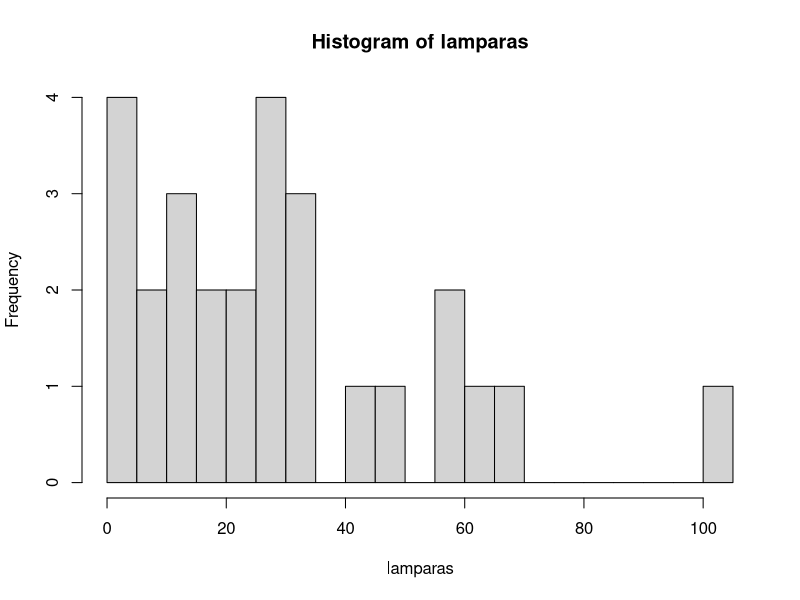
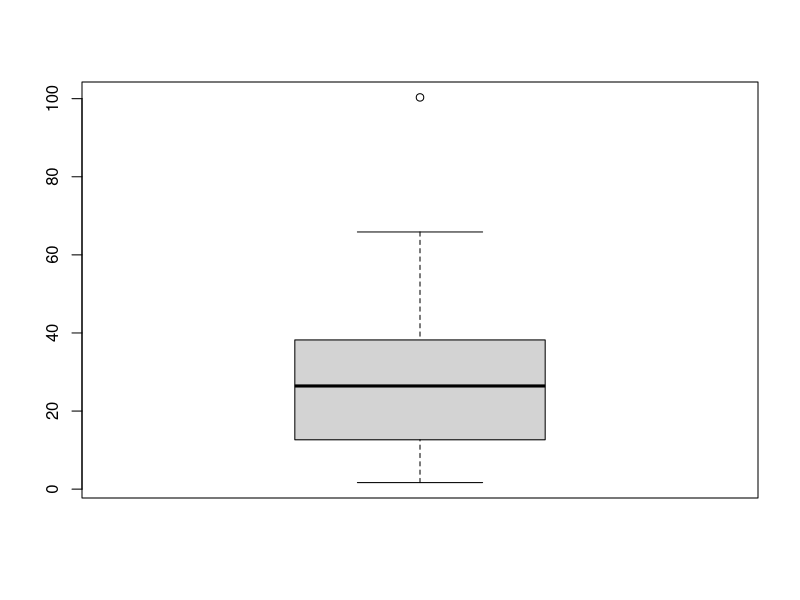

Recreate these plots in R, in order.
#2
help(read)
lamparas <- scan("lamparas.txt")
lamparas
#a
mean(lamparas>30)
#b
hist(lamparas,freq=T,breaks=20)
help(hist)
#c
quantile(lamparas,.1)
#el 90% de las lamparas dura mas de 2.86 horas, el 10% dura menos que eso.

#d)
boxplot(lamparas)
#Características mas sobresalientes: 
#1.la mediana está bastante centrada (cerca del 2o cuartil) 
#2.En su totalidad, es asimétrico (un poco a derecha)
#3. Posee un outlier(100.32)

